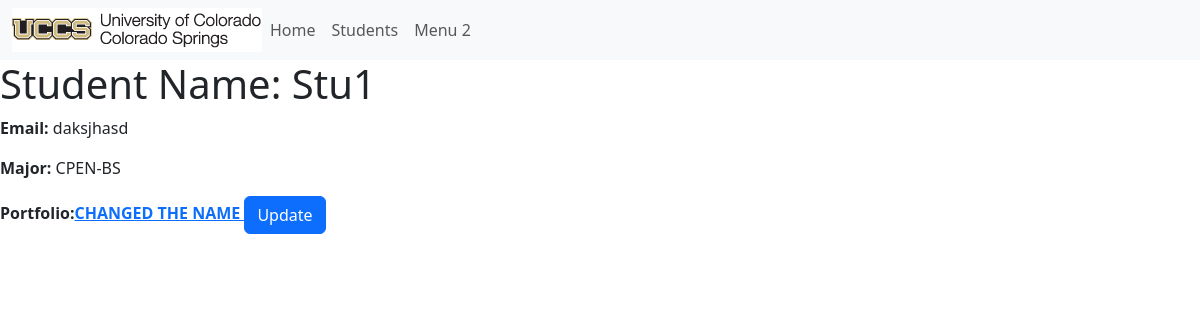
Screenshot of /student/1 with the database file from the repository.
### portfolio_app/models.py (models this page shows, shortened)
class Student(models.Model):
    MAJOR = (
        ('CSCI-BS', 'BS in Computer Science'),
        ('CPEN-BS', 'BS in Computer Engineering'),
        ('BIGD-BI', 'BI in Game Design and Development'),
        ('BICS-BI', 'BI in Computer Science'),
        ('BISC-BI', 'BI in Computer Security'),
        ('CSCI-BA', 'BA in Computer Science'),
        ('DASE-BS', 'BS in Data Analytics and Systems Engineering')
        )
    name = models.CharField(max_length=200)
    email = models.CharField("UCCS Email", max_length=200)
    major = models.CharField(max_length=200, choices=MAJOR, blank = False)
    portfolio = models.OneToOneField(
        Portfolio,
        on_delete=models.CASCADE,
        unique=True)

class Portfolio(models.Model):
    title = models.CharField(max_length=200)
    contact_email = models.CharField("UCCS Email", max_length=200)
    is_active = models.BooleanField(default=False)
    about = models.CharField(max_length=1000, blank = True, default='')
    def get_absolute_url(self):
        return reverse('portfolio-detail', args=[str(self.id)])

### portfolio_app/views.py (the view)
# urls.py: path('student/<int:pk>', views.StudentDetailView.as_view(), name='student-detail'),
class StudentDetailView(generic.DetailView):
    model = Student

### portfolio_app/templates/portfolio_app/student_detail.html
{% extends 'portfolio_app/base_template.html' %}
{% block content %}
<h1>Student Name: {{ student.name }}</h1>
<p><strong>Email:</strong> {{ student.email }}</p>
<p><strong>Major:</strong> {{ student.major }}</p>
<p><strong>Portfolio:<a href="{{ student.portfolio.get_absolute_url }}">{{ student.portfolio.title }} </a>
<a class="btn btn-primary" href="{% url 'update_portfolio' student.id %}" role="button">Update</a>
{% endblock %}

### rows the page displays
Student: name "Stu1", email "daksjhasd", major "CPEN-BS", portfolio "CHANGED THE NAME"
